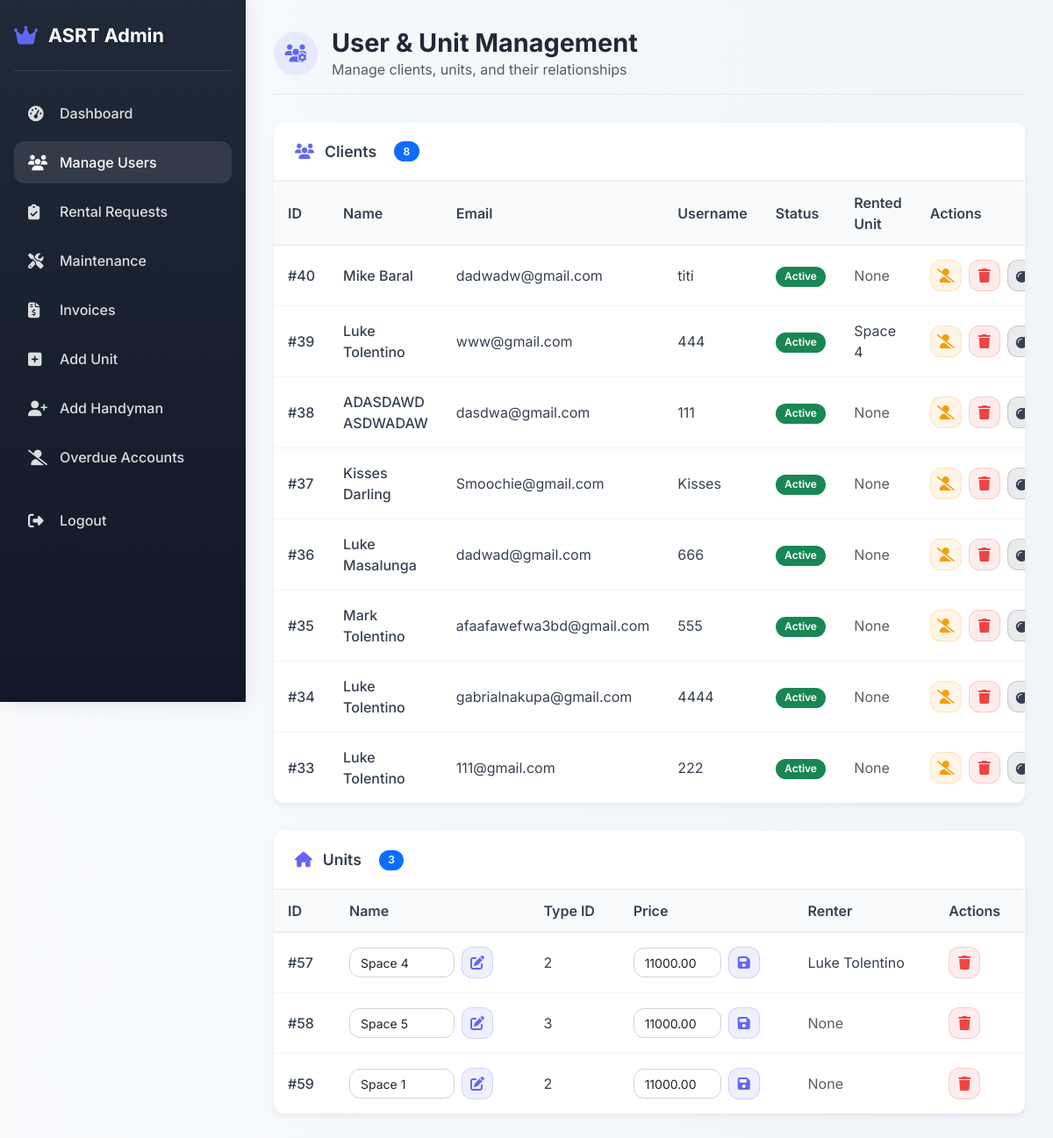
/Admin/manage_user.php (signed in), run on the app's committed database.
### tables this page shows
CREATE TABLE `client` (
  `Client_ID` int(11) NOT NULL,
  `Client_fn` varchar(255) DEFAULT NULL COMMENT 'First name',
  `Client_ln` varchar(255) DEFAULT NULL COMMENT 'Last name',
  `Client_Email` varchar(255) NOT NULL COMMENT 'Email address',
  `Client_Phone` varchar(20) DEFAULT NULL COMMENT 'Phone number',
  `C_username` varchar(50) NOT NULL COMMENT 'Username (unique)',
  `C_password` varchar(255) NOT NULL COMMENT 'Password (hashed)',
  `Status` enum('Active','Inactive') NOT NULL DEFAULT 'Active' COMMENT 'Account status'
);

CREATE TABLE `space` (
  `Space_ID` int(11) NOT NULL,
  `Name` varchar(255) DEFAULT NULL,
  `SpaceType_ID` int(11) DEFAULT NULL,
  `UA_ID` int(11) DEFAULT NULL,
  `Street` varchar(255) DEFAULT NULL,
  `Brgy` varchar(255) DEFAULT NULL,
  `City` varchar(255) DEFAULT NULL,
  `Photo` varchar(255) DEFAULT NULL,
  `Price` decimal(10,2) DEFAULT NULL,
  `Flow_Status` varchar(10) NOT NULL DEFAULT 'new',
  `Photo1` varchar(255) DEFAULT NULL,
  `Photo2` varchar(255) DEFAULT NULL,
  `Photo3` varchar(255) DEFAULT NULL,
  `Photo4` varchar(255) DEFAULT NULL,
  `Photo5` varchar(255) DEFAULT NULL
);

### database/database.php (called while the page is built, shortened)
<?php
class Database {
    private $host = "localhost";
    private $dbname = "asrp";
    private $user = "root";
    private $pass = "";
    private $pdo;
    public function __construct() {
        $dsn = "mysql:host={$this->host};dbname={$this->dbname};charset=utf8mb4";
        $options = [
            PDO::ATTR_ERRMODE            => PDO::ERRMODE_EXCEPTION,
            PDO::ATTR_DEFAULT_FETCH_MODE => PDO::FETCH_ASSOC,
            PDO::ATTR_EMULATE_PREPARES   => false,
        ];
        try {
            $this->pdo = new PDO($dsn, $this->user, $this->pass, $options);
        } catch (PDOException $e) {
            die("Database connection failed: " . $e->getMessage());
        }
    }
    protected function runQuery($sql, $params = [], $fetchAll = false) {
        try {
            $stmt = $this->pdo->prepare($sql);
            $stmt->execute($params);
            return $fetchAll ? $stmt->fetchAll() : $stmt->fetch();
        } catch (PDOException $e) { return false; }
    }
    public function getAllClientsWithAssignedUnit() {
        $sql = "SELECT c.Client_ID, c.Client_fn, c.Client_ln, c.Client_Email, c.C_username,
                       c.Status, s.Name AS SpaceName
                FROM client c
                LEFT JOIN clientspace cs ON c.Client_ID = cs.Client_ID
                LEFT JOIN space s ON cs.Space_ID = s.Space_ID
                ORDER BY c.Client_ID DESC";
        return $this->runQuery($sql, [], true);
    }
    public function getAllUnitsWithRenterInfo() {
        $sql = "SELECT s.Space_ID, s.Name, s.SpaceType_ID, st.SpaceTypeName, s.Price,
                       c.Client_fn, c.Client_ln
                FROM space s
                LEFT JOIN spacetype st ON s.SpaceType_ID = st.SpaceType_ID
                LEFT JOIN clientspace cs ON s.Space_ID = cs.Space_ID
                LEFT JOIN client c ON cs.Client_ID = c.Client_ID";
        try {
            return $this->pdo->query($sql)->fetchAll();
        } catch (PDOException $e) {
            return [];
        }
    }
}
?>

### Admin/manage_user.php (the view, shortened to what this page needs)
<?php
require '../database/database.php';
$db = new Database();
$clients = $db->getAllClientsWithAssignedUnit();
$units = $db->getAllUnitsWithRenterInfo();
?>
<!DOCTYPE html>
<html lang="en">
<head>
    <link href="https://cdn.jsdelivr.net/npm/bootstrap@5.3.2/dist/css/bootstrap.min.css" rel="stylesheet">
    <link href="https://cdnjs.cloudflare.com/ajax/libs/font-awesome/6.5.0/css/all.min.css" rel="stylesheet">
</head>
<body>
    <div class="sidebar">
        <div class="sidebar-header">
            <a href="#" class="sidebar-brand">
                <i class="fas fa-crown"></i>
                <span>ASRT Admin</span>
            </a>
        </div>
        <div class="sidebar-nav">
            <div class="nav-item">
                <a href="dashboard.php" class="nav-link">
                    <i class="fas fa-tachometer-alt"></i>
                    <span>Dashboard</span>
                </a>
            </div>
            <div class="nav-item">
                <a href="manage_user.php" class="nav-link active">
                    <i class="fas fa-users"></i>
                    <span>Manage Users</span>
                </a>
            </div>
            <div class="nav-item">
                <a href="view_rental_requests.php" class="nav-link">
                    <i class="fas fa-clipboard-check"></i>
                    <span>Rental Requests</span>
                </a>
            </div>
            <div class="nav-item">
                <a href="manage_maintenance.php" class="nav-link">
                    <i class="fas fa-tools"></i>
                    <span>Maintenance</span>
                </a>
            </div>
            <div class="nav-item">
                <a href="generate_invoice.php" class="nav-link">
                    <i class="fas fa-file-invoice-dollar"></i>
                    <span>Invoices</span>
                </a>
            </div>
            <div class="nav-item">
                <a href="add_unit.php" class="nav-link">
                    <i class="fas fa-plus-square"></i>
                    <span>Add Unit</span>
                </a>
            </div>
            <div class="nav-item">
                <a href="admin_add_handyman.php" class="nav-link">
                    <i class="fas fa-user-plus"></i>
                    <span>Add Handyman</span>
                </a>
            </div>
            <div class="nav-item">
                <a href="admin_kick_unpaid.php" class="nav-link">
                    <i class="fas fa-user-slash"></i>
                    <span>Overdue Accounts</span>
                </a>
            </div>
            <div class="nav-item mt-4">
                <a href="logout.php" class="nav-link">
                    <i class="fas fa-sign-out-alt"></i>
                    <span>Logout</span>
                </a>
            </div>
        </div>
    </div>
    <div class="main-content">
        <div class="dashboard-header">
            <div class="page-title">
                <div class="title-icon">
                    <i class="fas fa-users-cog"></i>
                </div>
                <div>
                    <h1>User & Unit Management</h1>
                    <p class="text-muted mb-0">Manage clients, units, and their relationships</p>
                </div>
            </div>
        </div>
        <div class="dashboard-card animate-fade-in">
            <div class="card-header">
                <i class="fas fa-users"></i>
                <span>Clients</span>
                <span class="badge bg-primary ms-2"><?= count($clients) ?></span>
            </div>
            <div class="card-body p-0">
                <?php if (!empty($clients)): ?>
                    <div class="table-container">
                        <table class="custom-table">
                            <thead>
                                <tr>
                                    <th>ID</th>
                                    <th>Name</th>
                                    <th>Email</th>
                                    <th>Username</th>
                                    <th>Status</th>
                                    <th>Rented Unit</th>
                                    <th>Actions</th>
                                </tr>
                            </thead>
                            <tbody>
                                <?php foreach ($clients as $c): ?>
                                <?php $client_has_unit = !empty($c['SpaceName']); ?>
                                <tr>
                                    <td>
                                        <span class="fw-medium">#<?= htmlspecialchars($c['Client_ID']) ?></span>
                                    </td>
                                    <td>
                                        <div class="fw-medium"><?= htmlspecialchars($c['Client_fn'].' '.$c['Client_ln']) ?></div>
                                    </td>
                                    <td><?= htmlspecialchars($c['Client_Email']) ?></td>
                                    <td><?= htmlspecialchars($c['C_username']) ?></td>
                                    <td>
                                        <?php if (strtolower($c['Status']) === 'active'): ?>
                                            <span class="badge bg-success">Active</span>
                                        <?php else: ?>
                                            <span class="badge bg-secondary">Inactive</span>
                                        <?php endif; ?>
                                    </td>
                                    <td>
                                        <?= $client_has_unit ? htmlspecialchars($c['SpaceName']) : '<span class="text-muted">None</span>' ?>
                                    </td>
                                    <td>
                                        <div class="action-group">
                                            <form method="post" class="d-inline">
                                                <?php if (strtolower($c['Status']) === 'active'): ?>
                                                    <div class="tooltip-wrapper">
                                                        <button type="submit" name="delete_client" class="btn-action btn-deactivate"
                                                            <?= $client_has_unit ? 'disabled' : '' ?>>
                                                            <i class="fas fa-user-slash"></i>
                                                        </button>
                                                    </div>
                                                <?php endif; ?>
                                            </form>
                                            <form method="post" class="d-inline">
                                                <div class="tooltip-wrapper">
                                                    <button type="submit" name="hard_delete_client" class="btn-action btn-delete"
                                                        <?= $client_has_unit ? 'disabled' : '' ?>>
                                                        <i class="fas fa-trash"></i>
                                                    </button>
                                                </div>
                                            </form>
                                            <form method="post" class="d-inline">
                                                <div class="tooltip-wrapper">
                                                    <button type="submit" name="nuke_client" class="btn-action btn-nuke">
                                                        <i class="fas fa-bomb"></i>
                                                    </button>
                                                </div>
                                            </form>
                                        </div>
                                    </td>
                                </tr>
                                <?php endforeach; ?>
                            </tbody>
                        </table>
                    </div>
                <?php endif; ?>
            </div>
        </div>
        <div class="dashboard-card animate-fade-in">
            <div class="card-header">
                <i class="fas fa-home"></i>
                <span>Units</span>
                <span class="badge bg-primary ms-2"><?= count($units) ?></span>
            </div>
            <div class="card-body p-0">
                <?php if (!empty($units)): ?>
                    <div class="table-container">
                        <table class="custom-table">
                            <thead>
                                <tr>
                                    <th>ID</th>
                                    <th>Name</th>
                                    <th>Type ID</th>
                                    <th>Price</th>
                                    <th>Renter</th>
                                    <th>Actions</th>
                                </tr>
                            </thead>
                            <tbody>
                                <?php foreach ($units as $u):
                                    $has_renter = !empty($u['Client_fn']);
                                    $renter_name = $has_renter ? htmlspecialchars($u['Client_fn'] . ' ' . $u['Client_ln']) : '';
                                ?>
                                <tr>
                                    <td>
                                        <span class="fw-medium">#<?= htmlspecialchars($u['Space_ID']) ?></span>
                                    </td>
                                    <td>
                                        <form method="post" class="d-inline-flex align-items-center" style="gap:0.5rem;">
                                            <input type="text" name="new_name" value="<?= htmlspecialchars($u['Name']) ?>" class="form-control form-control-sm" style="width:120px;" required>
                                            <button type="submit" name="rename_unit" class="btn-action btn-update" title="Rename Unit">
                                                <i class="fas fa-edit"></i>
                                            </button>
                                        </form>
                                    </td>
                                    <td><?= htmlspecialchars($u['SpaceType_ID']) ?></td>
                                    <td>
                                        <form method="post" class="price-form">
                                            <input type="number" min="0" step="0.01" name="new_price" value="<?= htmlspecialchars($u['Price']) ?>" class="form-control form-control-sm price-input" required>
                                            <button type="submit" name="update_price" class="btn-action btn-update">
                                                <i class="fas fa-save"></i>
                                            </button>
                                        </form>
                                    </td>
                                    <td>
                                        <?= $has_renter ? $renter_name : '<span class="text-muted">None</span>' ?>
                                    </td>
                                    <td>
                                        <form method="post" class="d-inline">
                                            <div class="tooltip-wrapper">
                                                <button type="submit" name="delete_unit" class="btn-action btn-delete" <?= $has_renter ? 'disabled' : '' ?>>
                                                    <i class="fas fa-trash"></i>
                                                </button>
                                            </div>
                                        </form>
                                    </td>
                                </tr>
                                <?php endforeach; ?>
                            </tbody>
                        </table>
                    </div>
                <?php endif; ?>
            </div>
        </div>
    </div>
</body>
</html>

### data on the page
client: Client_ID "40", Client_fn+Client_ln "Mike Baral", Client_Email "dadwadw@gmail.com", C_username "titi", Status "Active", shows "None"
client: Client_ID "39", Client_fn+Client_ln "Luke Tolentino", Client_Email "www@gmail.com", C_username "444", Status "Active", space.Name "Space 4"
client: Client_ID "38", Client_fn+Client_ln "ADASDAWD ASDWADAW", Client_Email "dasdwa@gmail.com", C_username "111", Status "Active", shows "None"
client: Client_ID "37", Client_fn+Client_ln "Kisses Darling", Client_Email "Smoochie@gmail.com", C_username "Kisses", Status "Active", shows "None"
client: Client_ID "36", Client_fn+Client_ln "Luke Masalunga", Client_Email "dadwad@gmail.com", C_username "666", Status "Active", shows "None"
client: Client_ID "35", Client_fn+Client_ln "Mark Tolentino", Client_Email "afaafawefwa3bd@gmail.com", C_username "555", Status "Active", shows "None"
client: Client_ID "34", Client_fn+Client_ln "Luke Tolentino", Client_Email "gabrialnakupa@gmail.com", C_username "4444", Status "Active", shows "None"
client: Client_ID "33", Client_fn+Client_ln "Luke Tolentino", Client_Email "111@gmail.com", C_username "222", Status "Active", shows "None"

### other printed values
count($clients) "8"
count($units) "3"
$u['Space_ID'] "57"
$u['SpaceType_ID'] "2"
$renter_name "Luke Tolentino"
$u['Space_ID'] "58"
$u['SpaceType_ID'] "3"
$u['Space_ID'] "59"
